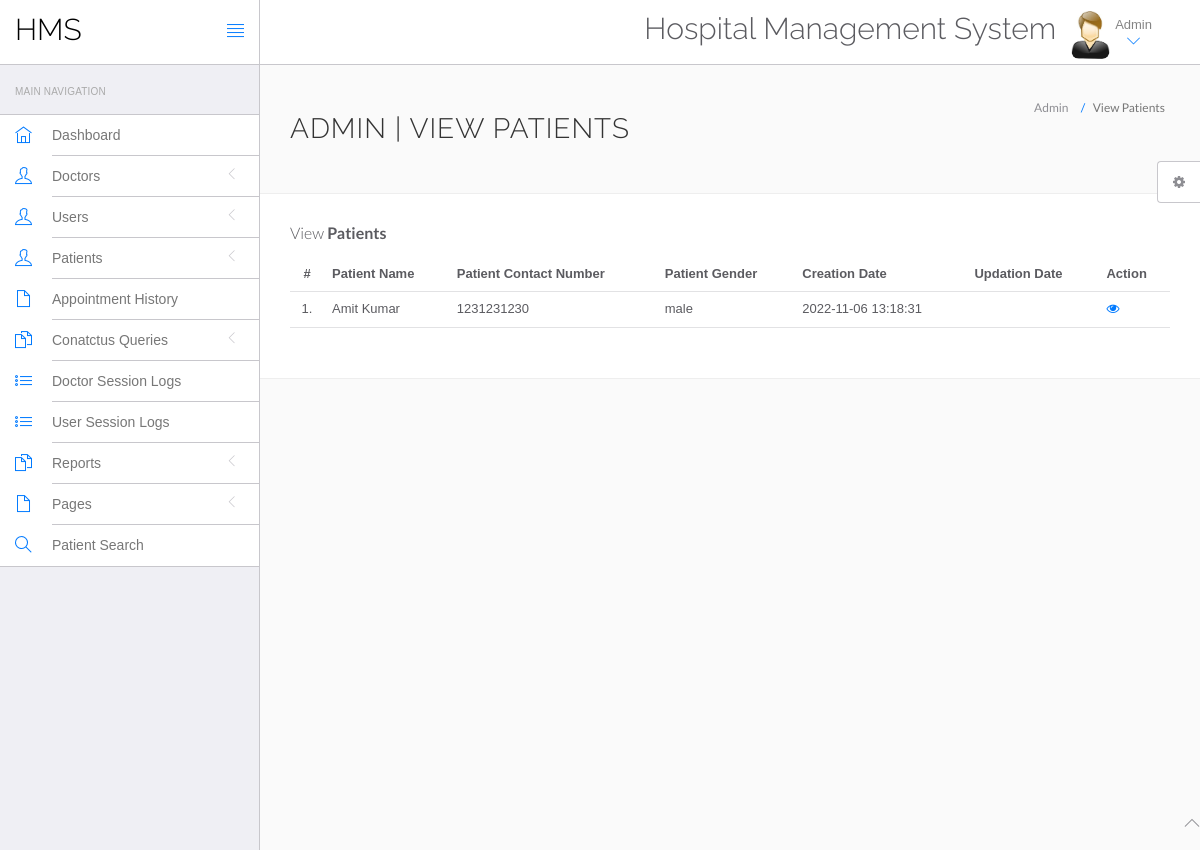
/hospital/hms/admin/manage-patient.php (signed in), run on an earlier commit of the app's database.
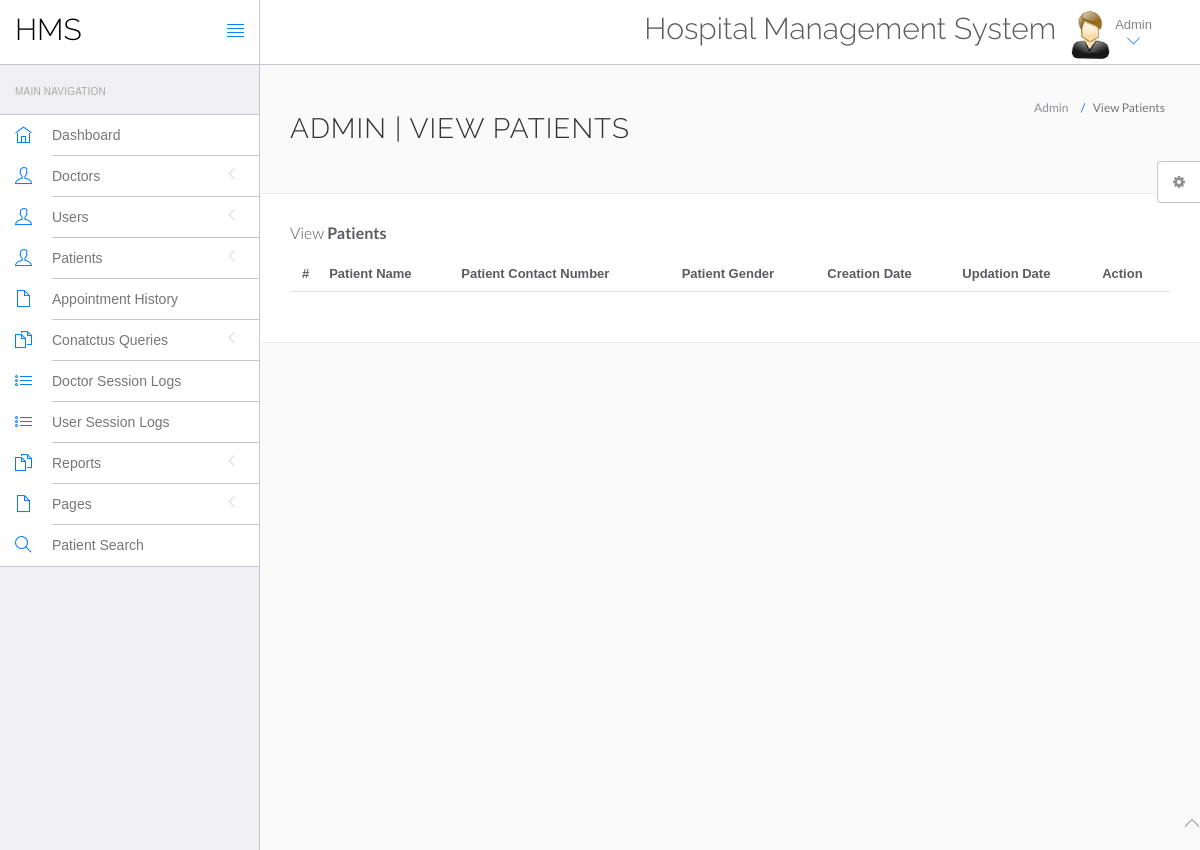
And on a later commit of the database.
### tables this page shows
CREATE TABLE `tblpatient` (
  `ID` int(10) NOT NULL,
  `Docid` int(10) DEFAULT NULL,
  `PatientName` varchar(200) DEFAULT NULL,
  `PatientContno` bigint(10) DEFAULT NULL,
  `PatientEmail` varchar(200) DEFAULT NULL,
  `PatientGender` varchar(50) DEFAULT NULL,
  `PatientAdd` mediumtext DEFAULT NULL,
  `PatientAge` int(10) DEFAULT NULL,
  `PatientMedhis` mediumtext DEFAULT NULL,
  `CreationDate` timestamp NULL DEFAULT current_timestamp(),
  `UpdationDate` timestamp NULL DEFAULT NULL ON UPDATE current_timestamp()
);

### hospital/hms/admin/manage-patient.php (the view, shortened to what this page needs)
<?php
include('include/config.php');
if(strlen($_SESSION['id']==0)) {
 header('location:logout.php');
  } else{
?>
<!DOCTYPE html>
<html lang="en">
	<head>
		<link rel="stylesheet" href="vendor/bootstrap/css/bootstrap.min.css">
		<link rel="stylesheet" href="vendor/fontawesome/css/font-awesome.min.css">
		<link rel="stylesheet" href="vendor/themify-icons/themify-icons.min.css">
		<link href="vendor/animate.css/animate.min.css" rel="stylesheet" media="screen">
		<link href="vendor/perfect-scrollbar/perfect-scrollbar.min.css" rel="stylesheet" media="screen">
		<link href="vendor/switchery/switchery.min.css" rel="stylesheet" media="screen">
		<link href="vendor/bootstrap-touchspin/jquery.bootstrap-touchspin.min.css" rel="stylesheet" media="screen">
		<link href="vendor/select2/select2.min.css" rel="stylesheet" media="screen">
		<link href="vendor/bootstrap-datepicker/bootstrap-datepicker3.standalone.min.css" rel="stylesheet" media="screen">
		<link href="vendor/bootstrap-timepicker/bootstrap-timepicker.min.css" rel="stylesheet" media="screen">
		<link rel="stylesheet" href="assets/css/styles.css">
		<link rel="stylesheet" href="assets/css/plugins.css">
		<link rel="stylesheet" href="assets/css/themes/theme-1.css" id="skin_color" />
	</head>
	<body>
		<div id="app">
<?php include('include/sidebar.php');?>
<div class="app-content">
<?php include('include/header.php');?>
<div class="main-content" >
<div class="wrap-content container" id="container">
<section id="page-title">
<div class="row">
<div class="col-sm-8">
<h1 class="mainTitle">Admin | View Patients</h1>
</div>
<ol class="breadcrumb">
<li>
<span>Admin</span>
</li>
<li class="active">
<span>View Patients</span>
</li>
</ol>
</div>
</section>
<div class="container-fluid container-fullw bg-white">
<div class="row">
<div class="col-md-12">
<h5 class="over-title margin-bottom-15">View <span class="text-bold">Patients</span></h5>
<table class="table table-hover" id="sample-table-1">
<thead>
<tr>
<th class="center">#</th>
<th>Patient Name</th>
<th>Patient Contact Number</th>
<th>Patient Gender </th>
<th>Creation Date </th>
<th>Updation Date </th>
<th>Action</th>
</tr>
</thead>
<tbody>
<?php
$sql=mysqli_query($con,"select * from tblpatient");
$cnt=1;
while($row=mysqli_fetch_array($sql))
{
?>
<tr>
<td class="center"><?php echo $cnt;?>.</td>
<td class="hidden-xs"><?php echo $row['PatientName'];?></td>
<td><?php echo $row['PatientContno'];?></td>
<td><?php echo $row['PatientGender'];?></td>
<td><?php echo $row['CreationDate'];?></td>
<td><?php echo $row['UpdationDate'];?>
</td>
<td>
<a href="view-patient.php?viewid=<?php echo $row['ID'];?>"><i class="fa fa-eye"></i></a>
</td>
</tr>
<?php
$cnt=$cnt+1;
 }?></tbody>
</table>
</div>
</div>
</div>
</div>
</div>
</div>
</div>
	<?php include('include/footer.php');?>
	<?php include('include/setting.php');?>
	</body>
</html>
<?php } ?>

What changed in the data, as far as the page shows it:
removed tblpatient: PatientName "Amit Kumar", PatientContno "1231231230", PatientGender "male", CreationDate "2022-11-06 13:18:31"
